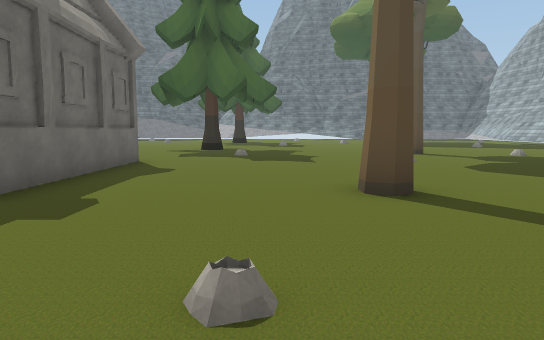
View 1 (above)

24 first-person views from a walk through a scene from a Unity 3-D project. The camera is 1.4 m above the floor, tilts 6° down and sees 70° across. The floor is counted in squares, 2 m on a side. Each view is taken from the middle of a square. On the plan, view 1 faces up. The plan holds only what a view shows up to about 11 squares ahead; the rest is blank. The place goes on beyond the plan. The player character is not drawn. Some surface patterns are stand-ins.

View 2
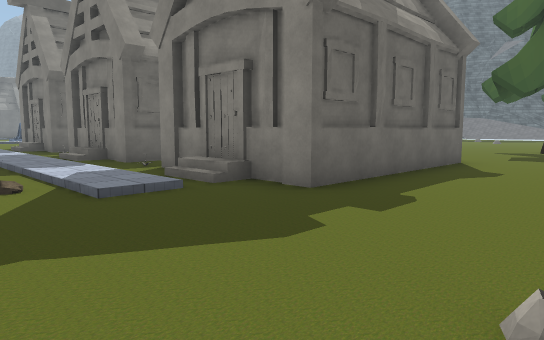

View 3
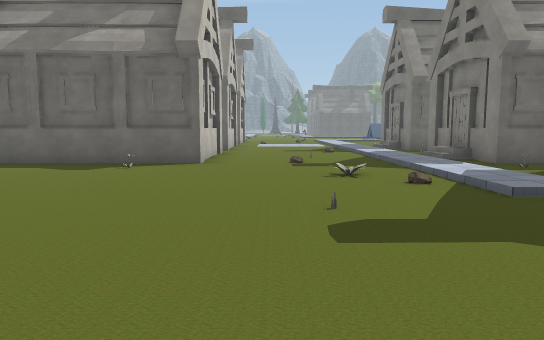

View 4
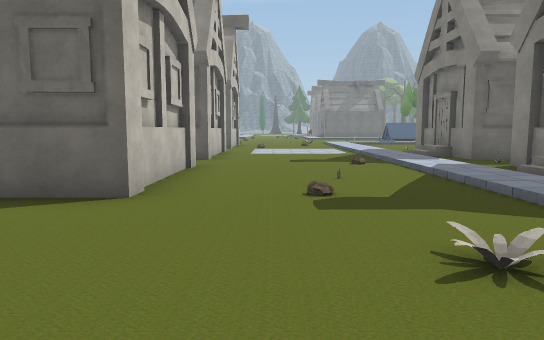

View 5
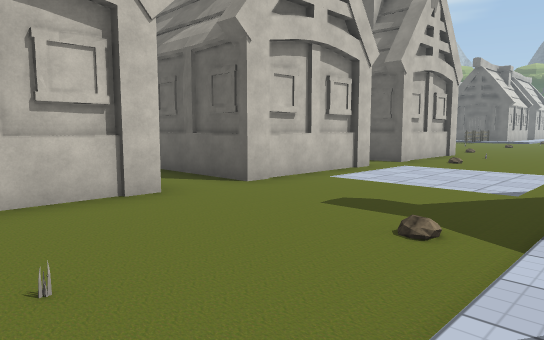

View 6
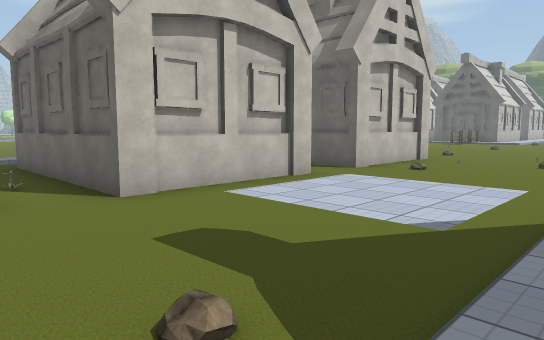

View 7
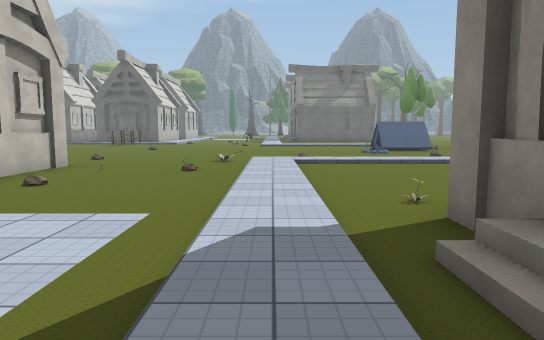

View 8
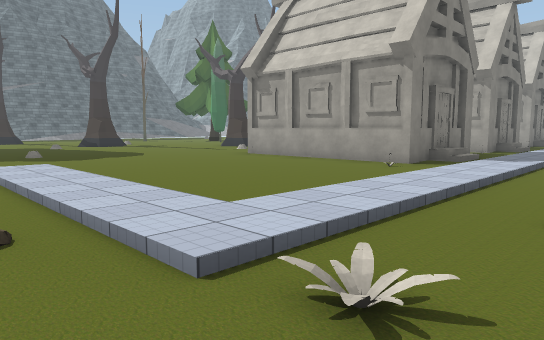

View 9
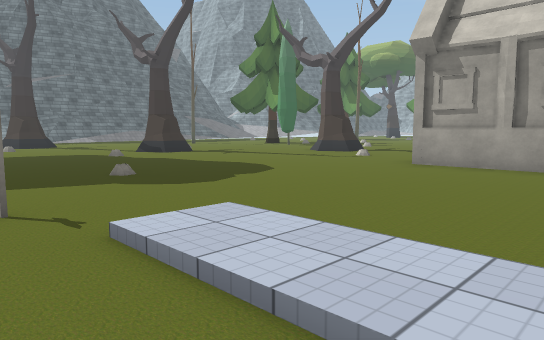

View 10
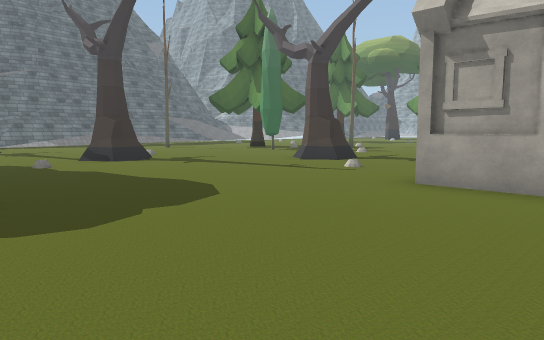

View 11
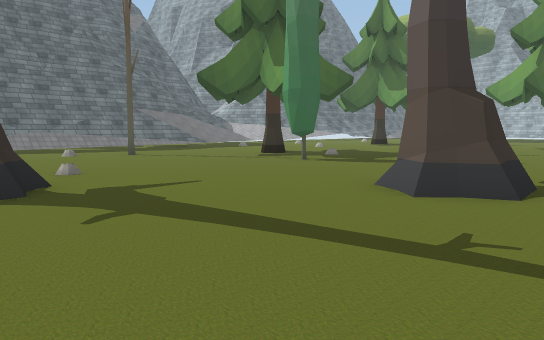

View 12
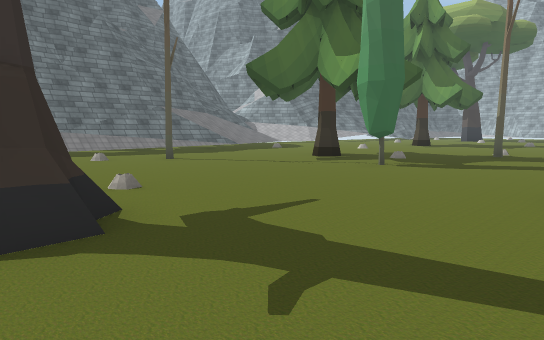

View 13
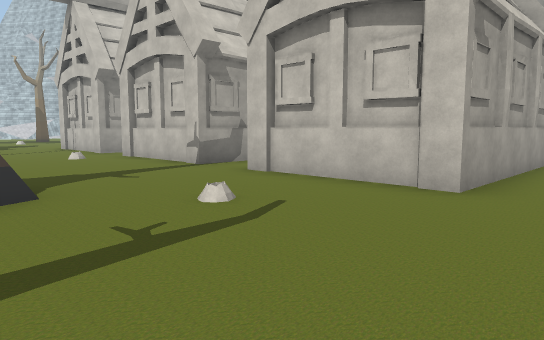

View 14
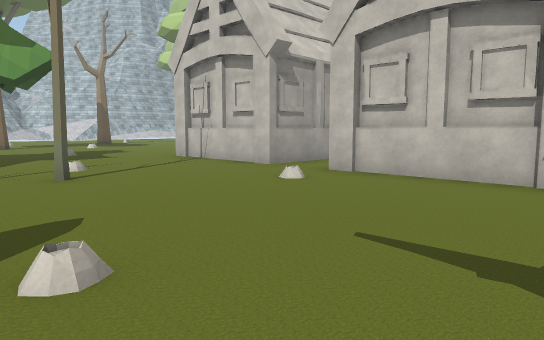

View 15
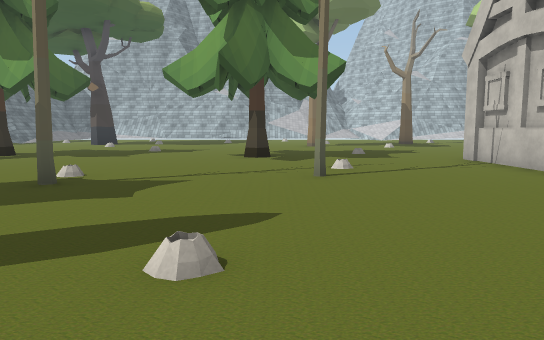

View 16
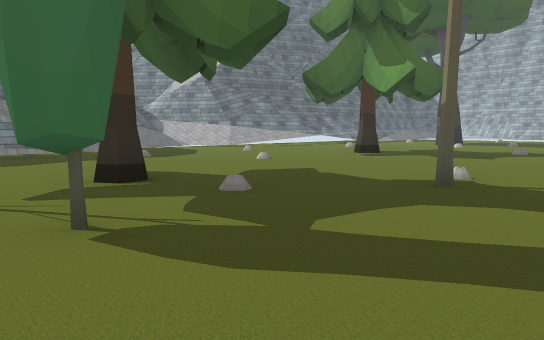

View 17
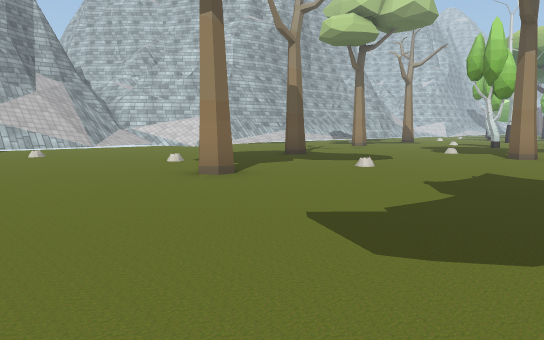

View 18
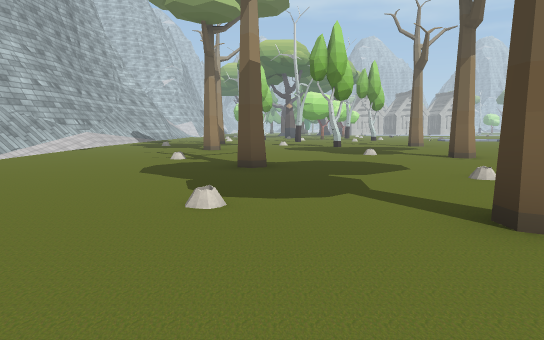

View 19
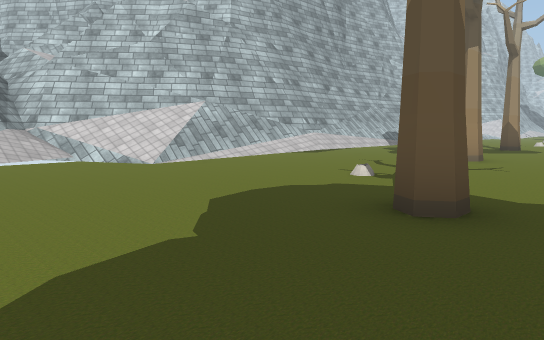

View 20
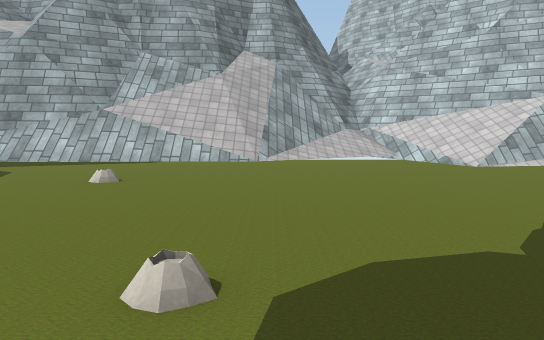

View 21
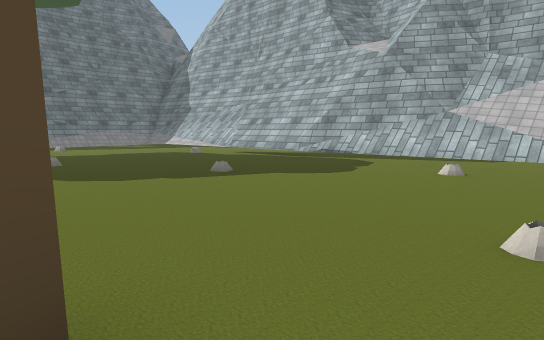

View 22
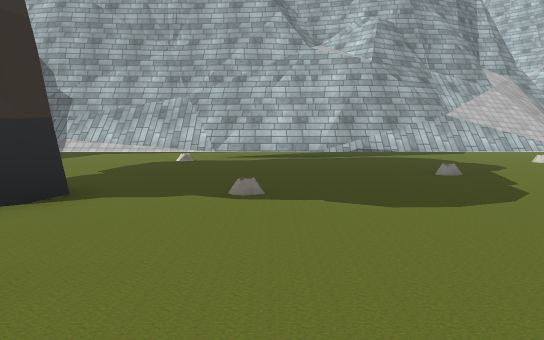

View 23
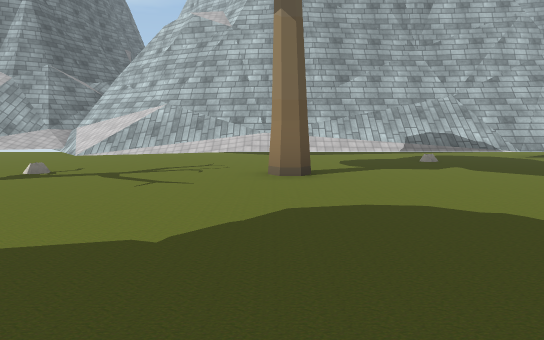

View 24
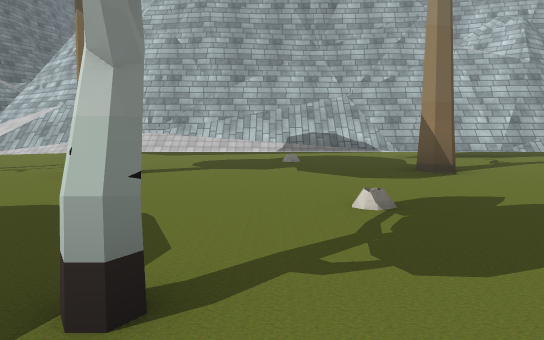

### Floor plan
Key: @ floor where view 1 was taken; # wall or solid block; . main floor; : floor 0.25 m higher than the main floor; / step, stairs or slope; = window, fence, low wall or low ledge; ^ raised ledge; O other object.
Columns run from 24 left of view 1 to 16 right of it. Each row starts with its distance up from view 1.
 23          ...  .. ...               ./^
 22         ............           ...../=
 21         ...#..........        #...../=
 20         ..............#.    ......../=
 19         ......#.........   .........==
 18    ...  ................. ..........##
 17   ....##.....#...........  .........####
 16   ....##.........#:.......  ........#####
 15   .........................  .......#^##
 14   ................................../^##
 13  ..........#..........#.............//=#
 12  ..........:......#.................///#
 11  ...........................#.......///##
 10  ...................................////#
  9  #...................................//##
  8 ........####.####.####...............//##
  7 .//.....#    #   .#  #........#......//##
  6 .//.....#         #  #...............//##
  5 .//.....## #    #    #..............//##
  4  //....OO###OO###.O###...#..........//#
  3 .//......//... /.O.//.............../##
  2 ./::::::://:::::::::/.............../#
  1 .O......///./......:............#...=^
  0 ........:::....O..O..O..@  ........./^
 -1 ........:::..............  .#......./^
 -2 ........................  ........../^
 -3 ./.O###.O###.O###......    ........./=
 -4       #    #O   #O...       ......../=
 -5            #.   #...          ...#..//
 -6            #.   #.             .....#/

Where each view was taken, in squares from view 1:
view 1: 0 up, 0 right, facing up
view 2: 0 up, 0 right, facing up-left
view 3: 1 down, 0 right, facing left
view 4: 1 down, 4 left, facing left
view 5: 2 up, 9 left, facing down-left
view 6: 2 up, 11 left, facing down-left
view 7: 2 up, 13 left, facing left
view 8: 0 up, 24 left, facing up-right
view 9: 5 up, 24 left, facing up-right
view 10: 6 up, 22 left, facing up-right
view 11: 11 up, 18 left, facing up-right
view 12: 13 up, 18 left, facing up-right
view 13: 13 up, 18 left, facing down-right
view 14: 14 up, 12 left, facing down-right
view 15: 13 up, 12 left, facing right
view 16: 14 up, 12 left, facing up-right
view 17: 15 up, 1 left, facing down-right
view 18: 14 up, 6 right, facing down
view 19: 10 up, 5 right, facing down-right
view 20: 10 up, 5 right, facing right
view 21: 10 up, 4 right, facing up-right
view 22: 18 up, 2 right, facing right
view 23: 1 up, 2 right, facing right
view 24: 2 down, 2 right, facing right
